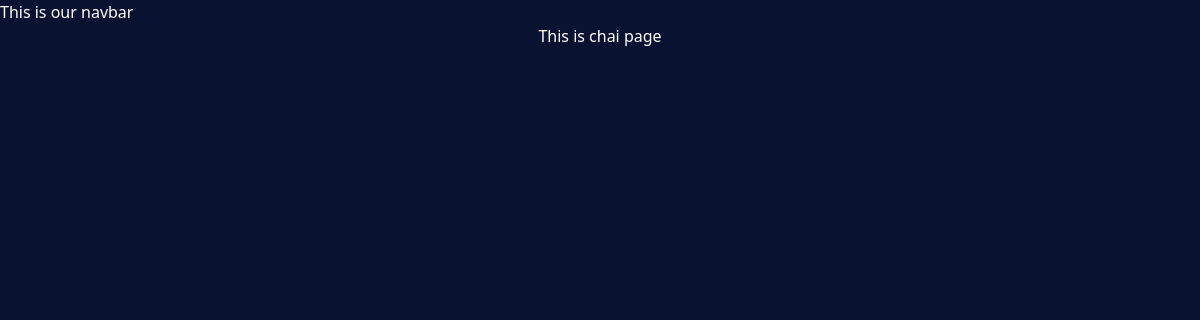
The app's page /chai/, older data.
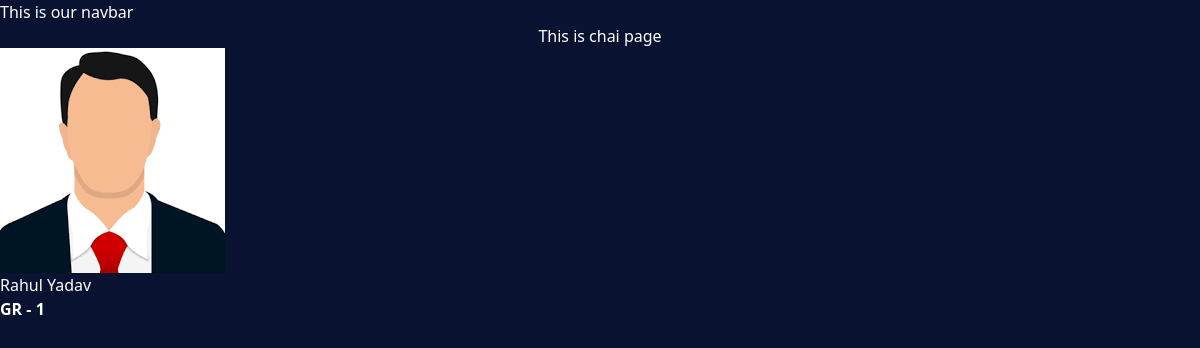
The same page, newer data.
### chai/models.py (models this page shows, shortened)
class ChaiVariety(models.Model):
    CHAI_TYPE_CHOICE = [
        ('ML','MASALA'),
        ('GR','GINGER'),
        ('KL','KIWI'),
        ('CH','CHOCOLATE'),
        ('EL','PLAINCHAI'),
    ]
    name = models.CharField(max_length=100)
    image = models.ImageField(upload_to='chais/')
    date_added =  models.DateTimeField(default=timezone.now)
    type = models.CharField(max_length=2,choices=CHAI_TYPE_CHOICE)
    description = models.TextField(default='')

### chai/views.py (the view)
# urls.py: path("",views.all_chai,name="all_chai"),
def all_chai(request):
    chais = ChaiVariety.objects.all()
    return render(request,"chai/all_chai.html",{'chais':chais})

### chai/templates/chai/all_chai.html (shortened to what this page needs)
{% extends "layout.html" %}
{% block content %}
<h1>This is chai page</h1>
<div class="grid grid-cols-3 gap-4 m-4">
    {% for chai in chais %}
    <div class="bg-green-500 p-4">
      <img class="rounded shadow-lg" src="{{chai.image.url}}" alt="" />
      <p>{{chai.name}}</p>
      <a href="{% url 'chai_detail' chai.id %}">
        <button
        type="button"
        class = "bg-blue-400 p-2 font-semibold rounded-xl"
        >
        {{chai.type}} - {{chai.id}}
        </button>
      </a>
    </div>
    {% endfor %}
</div>
{% endblock %}

Row changes from the older to the newer data that the page shows:
added ChaiVariety: image (placeholder picture), name "Rahul Yadav", type "GR", id "1"
